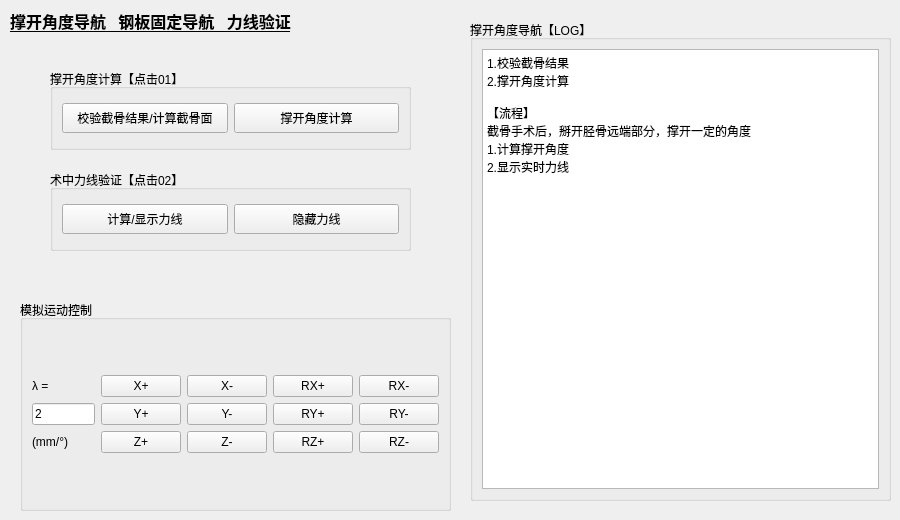
      <widget class="QWidget" name="tab_14">
       <attribute name="title">
        <string>术中导航03</string>
       </attribute>
       <widget class="QGroupBox" name="groupBox_52">
        <property name="geometry">
         <rect>
          <x>470</x>
          <y>20</y>
          <width>421</width>
          <height>481</height>
         </rect>
        </property>
        <property name="title">
         <string>撑开角度导航【LOG】</string>
        </property>
        <layout class="QHBoxLayout" name="horizontalLayout_13">
         <item>
          <widget class="QTextBrowser" name="textBrowser_AngleGuide">
           <property name="html">
            <string>&lt;!DOCTYPE HTML PUBLIC &quot;-//W3C//DTD HTML 4.0//EN&quot; &quot;http://www.w3.org/TR/REC-html40/strict.dtd&quot;&gt;
&lt;html&gt;&lt;head&gt;&lt;meta name=&quot;qrichtext&quot; content=&quot;1&quot; /&gt;&lt;style type=&quot;text/css&quot;&gt;
p, li { white-space: pre-wrap; }
&lt;/style&gt;&lt;/head&gt;&lt;body style=&quot; font-family:'SimSun'; font-size:9pt; font-weight:400; font-style:normal;&quot;&gt;
&lt;p style=&quot; margin-top:0px; margin-bottom:0px; margin-left:0px; margin-right:0px; -qt-block-indent:0; text-indent:0px;&quot;&gt;1.校验截骨结果&lt;/p&gt;
&lt;p style=&quot; margin-top:0px; margin-bottom:0px; margin-left:0px; margin-right:0px; -qt-block-indent:0; text-indent:0px;&quot;&gt;2.撑开角度计算&lt;/p&gt;
&lt;p style=&quot;-qt-paragraph-type:empty; margin-top:0px; margin-bottom:0px; margin-left:0px; margin-right:0px; -qt-block-indent:0; text-indent:0px;&quot;&gt;&lt;br /&gt;&lt;/p&gt;
&lt;p style=&quot; margin-top:0px; margin-bottom:0px; margin-left:0px; margin-right:0px; -qt-block-indent:0; text-indent:0px;&quot;&gt;【流程】&lt;/p&gt;
&lt;p style=&quot; margin-top:0px; margin-bottom:0px; margin-left:0px; margin-right:0px; -qt-block-indent:0; text-indent:0px;&quot;&gt;截骨手术后，掰开胫骨远端部分，撑开一定的角度&lt;/p&gt;
&lt;p style=&quot; margin-top:0px; margin-bottom:0px; margin-left:0px; margin-right:0px; -qt-block-indent:0; text-indent:0px;&quot;&gt;1.计算撑开角度&lt;/p&gt;
&lt;p style=&quot; margin-top:0px; margin-bottom:0px; margin-left:0px; margin-right:0px; -qt-block-indent:0; text-indent:0px;&quot;&gt;2.显示实时力线&lt;/p&gt;&lt;/body&gt;&lt;/html&gt;</string>
           </property>
          </widget>
         </item>
        </layout>
       </widget>
       <widget class="QGroupBox" name="groupBox_73">
        <property name="geometry">
         <rect>
          <x>20</x>
          <y>300</y>
          <width>431</width>
          <height>211</height>
         </rect>
        </property>
        <property name="title">
         <string>模拟运动控制</string>
        </property>
        <layout class="QGridLayout" name="gridLayout_37">
         <item row="0" column="0">
          <layout class="QGridLayout" name="gridLayout_38">
           <item row="0" column="6">
            <widget class="QPushButton" name="pushButton_rxm_2">
             <property name="text">
              <string>RX-</string>
             </property>
            </widget>
           </item>
           <item row="0" column="3">
            <widget class="QPushButton" name="pushButton_xp_2">
             <property name="text">
              <string>X+</string>
             </property>
            </widget>
           </item>
           <item row="3" column="3">
            <widget class="QPushButton" name="pushButton_zp_2">
             <property name="text">
              <string>Z+</string>
             </property>
            </widget>
           </item>
           <item row="0" column="4">
            <widget class="QPushButton" name="pushButton_xm_2">
             <property name="text">
              <string>X-</string>
             </property>
            </widget>
           </item>
           <item row="3" column="4">
            <widget class="QPushButton" name="pushButton_zm_2">
             <property name="text">
              <string>Z-</string>
             </property>
            </widget>
           </item>
           <item row="2" column="7">
            <spacer name="horizontalSpacer_11">
             <property name="orientation">
              <enum>Qt::Horizontal</enum>
             </property>
             <property name="sizeHint" stdset="0">
              <size>
               <width>40</width>
               <height>20</height>
              </size>
             </property>
            </spacer>
           </item>
           <item row="2" column="4">
            <widget class="QPushButton" name="pushButton_ym_2">
             <property name="text">
              <string>Y-</string>
             </property>
            </widget>
           </item>
           <item row="0" column="5">
            <widget class="QPushButton" name="pushButton_rxp_2">
             <property name="text">
              <string>RX+</string>
             </property>
            </widget>
           </item>
           <item row="2" column="3">
            <widget class="QPushButton" name="pushButton_yp_2">
             <property name="text">
              <string>Y+</string>
             </property>
            </widget>
           </item>
           <item row="2" column="0">
            <spacer name="horizontalSpacer_12">
             <property name="orientation">
              <enum>Qt::Horizontal</enum>
             </property>
             <property name="sizeHint" stdset="0">
              <size>
               <width>40</width>
               <height>20</height>
              </size>
             </property>
            </spacer>
           </item>
           <item row="3" column="6">
            <widget class="QPushButton" name="pushButton_rzm_2">
             <property name="text">
              <string>RZ-</string>
             </property>
            </widget>
           </item>
           <item row="2" column="5">
            <widget class="QPushButton" name="pushButton_ryp_2">
             <property name="text">
              <string>RY+</string>
             </property>
            </widget>
           </item>
           <item row="2" column="6">
            <widget class="QPushButton" name="pushButton_rym_2">
             <property name="text">
              <string>RY-</string>
             </property>
            </widget>
           </item>
           <item row="3" column="1">
            <widget class="QLabel" name="label_50">
             <property name="text">
              <string>(mm/°)</string>
             </property>
            </widget>
           </item>
           <item row="3" column="5">
            <widget class="QPushButton" name="pushButton_rzp_2">
             <property name="text">
              <string>RZ+</string>
             </property>
            </widget>
           </item>
           <item row="2" column="1">
            <widget class="QLineEdit" name="lineEdit_intuitiveValue_2">
             <property name="text">
              <string>2</string>
             </property>
            </widget>
           </item>
           <item row="0" column="1">
            <widget class="QLabel" name="label_51">
             <property name="layoutDirection">
              <enum>Qt::LeftToRight</enum>
             </property>
             <property name="text">
              <string>λ =</string>
             </property>
            </widget>
           </item>
          </layout>
         </item>
        </layout>
       </widget>
       <widget class="QLabel" name="label_17">
        <property name="geometry">
         <rect>
          <x>10</x>
          <y>0</y>
          <width>561</width>
          <height>41</height>
         </rect>
        </property>
        <property name="font">
         <font>
          <family>微软雅黑</family>
          <pointsize>12</pointsize>
          <weight>75</weight>
          <bold>true</bold>
          <underline>true</underline>
         </font>
        </property>
        <property name="text">
         <string>撑开角度导航   钢板固定导航   力线验证</string>
        </property>
       </widget>
       <widget class="QGroupBox" name="groupBox_61">
        <property name="geometry">
         <rect>
          <x>50</x>
          <y>69</y>
          <width>361</width>
          <height>81</height>
         </rect>
        </property>
        <property name="title">
         <string>撑开角度计算【点击01】</string>
        </property>
        <layout class="QHBoxLayout" name="horizontalLayout_16">
         <item>
          <widget class="QPushButton" name="checkRealtimeCut_pushButton">
           <property name="minimumSize">
            <size>
             <width>0</width>
             <height>30</height>
            </size>
           </property>
           <property name="text">
            <string>校验截骨结果/计算截骨面</string>
           </property>
          </widget>
         </item>
         <item>
          <widget class="QPushButton" name="startAngleCaculate_pushButton">
           <property name="minimumSize">
            <size>
             <width>0</width>
             <height>30</height>
            </size>
           </property>
           <property name="text">
            <string>撑开角度计算</string>
           </property>
          </widget>
         </item>
        </layout>
       </widget>
       <widget class="QGroupBox" name="groupBox_58">
        <property name="geometry">
         <rect>
          <x>50</x>
          <y>170</y>
          <width>361</width>
          <height>81</height>
         </rect>
        </property>
        <property name="title">
         <string>术中力线验证【点击02】</string>
        </property>
        <layout class="QHBoxLayout" name="horizontalLayout_15">
         <item>
          <widget class="QPushButton" name="pushButton_57">
           <property name="minimumSize">
            <size>
             <width>0</width>
             <height>30</height>
            </size>
           </property>
           <property name="text">
            <string>计算/显示力线</string>
           </property>
          </widget>
         </item>
         <item>
          <widget class="QPushButton" name="pushButton_58">
           <property name="minimumSize">
            <size>
             <width>0</width>
             <height>30</height>
            </size>
           </property>
           <property name="text">
            <string>隐藏力线</string>
           </property>
          </widget>
         </item>
        </layout>
       </widget>
      </widget>
